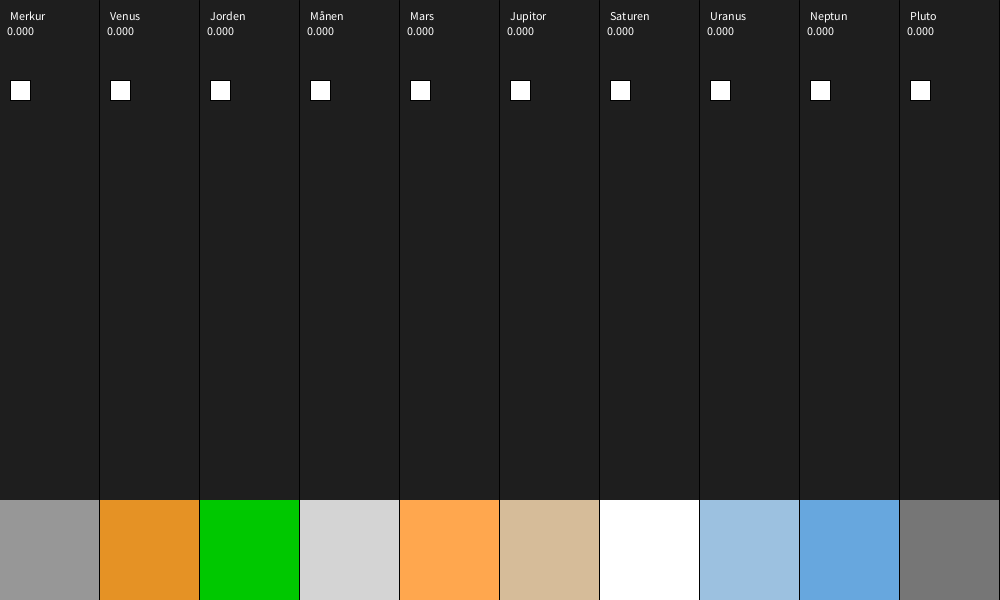
Frame 1 (no input)
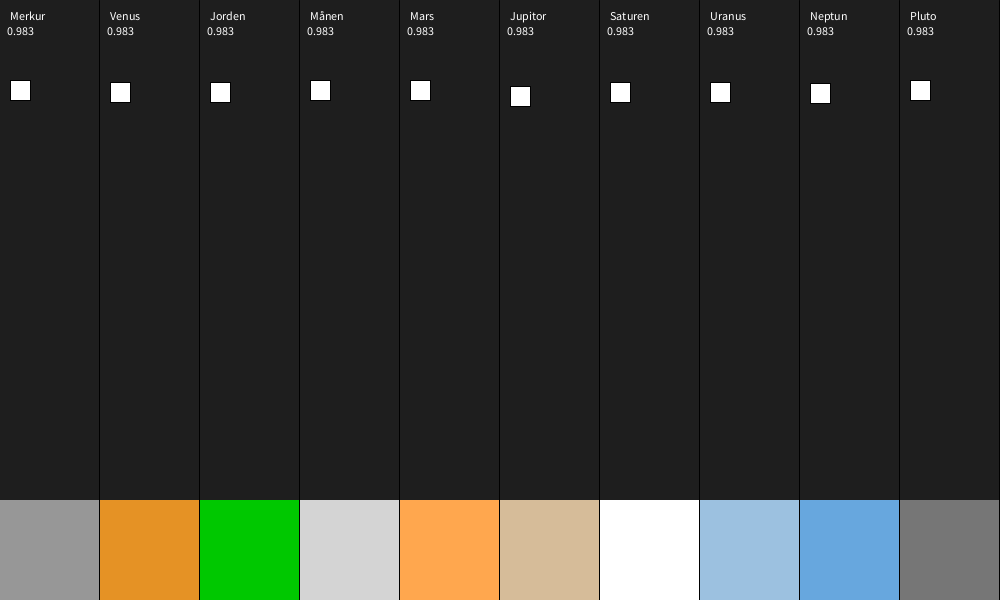
Frame 60 (the mouse pressed at the canvas centre just before this capture)
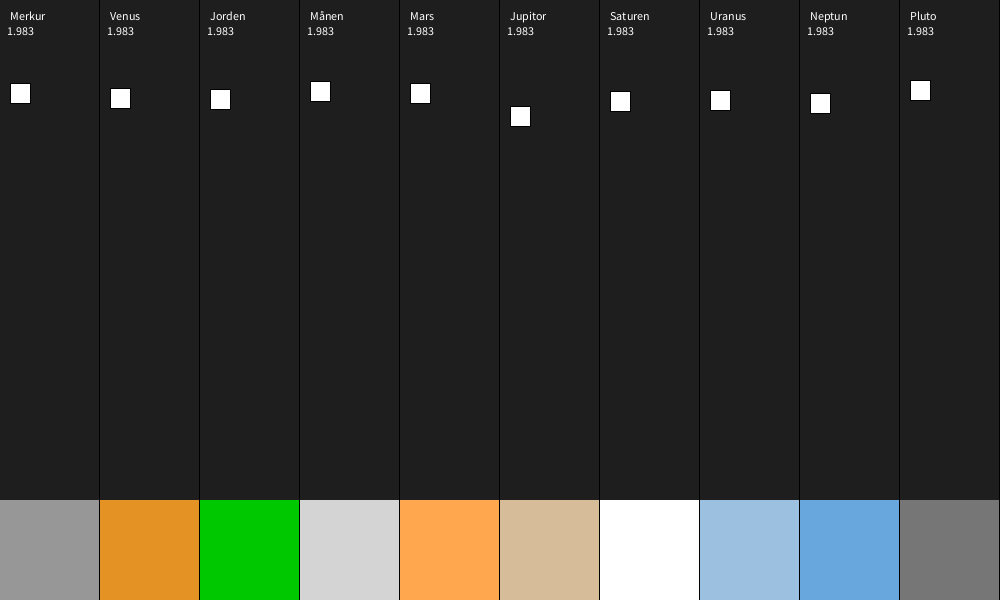
Frame 120 (the mouse held since frame 60 and released just before this capture)

The Processing sketch that drew these frames (run headless with seeded random() and noise(); from frame 60 on, the mouse is pressed at the canvas centre):

// Processing sketch: processing_122130
// ── processing_122130.pde

rumskib[] apollo = new rumskib[10];
float tid = 0;

void setup() {
  size(1000, 600);
  frameRate(60);
  apollo[0] = new rumskib(0, 3.7);
  apollo[1] = new rumskib(1, 8.83);
  apollo[2] = new rumskib(2, 9.82);
  apollo[3] = new rumskib(3, 1.624);
  apollo[4] = new rumskib(4, 3.75);
  apollo[5] = new rumskib(5, 26);
  apollo[6] = new rumskib(6, 11.2);
  apollo[7] = new rumskib(7, 10.5);
  apollo[8] = new rumskib(8, 13.3);
  apollo[9] = new rumskib(9, 0.61);
}

void draw() {
  mainbg();
  korting();
  tid += 0.01666666666666666666;
}

void korting() {
  for (int i = 0; i<10; i++) {
    apollo[i].step();
  }
}

void bg(int x, color planet, String navn) {
  pushMatrix();
  translate(x, 0);
  fill(planet);
  noStroke();
  rect(0, 500, 100, 100);
  stroke(0);
  line(99, 0, 99, 600);
  fill(255);
  text(navn, 10, 20);

  popMatrix();
}

void mainbg() {
  background(30);
  bg(0, color(151, 151, 151), "Merkur");
  bg(100, color(229, 146, 37), "Venus");
  bg(200, color(0, 200, 0), "Jorden");
  bg(300, color(212, 212, 212), "Månen");
  bg(400, color(255, 167, 78), "Mars");
  bg(500, color(214, 188, 153), "Jupitor");
  bg(600, color(255, 255, 255), "Saturen");
  bg(700, color(156, 193, 224), "Uranus");
  bg(800, color(103, 167, 222), "Neptun");
  bg(900, color(118, 118, 118), "Pluto");
}
class rumskib {
  float x, y, g, vspeed, ctid;
  boolean fardig = false;

  rumskib(float x1, float g1) {
    vspeed = 0;
    x = x1*100+20;
    y = 100;
    g = ((g1/(1/(0.5)))/60)/60;
  }

  void step() {
    if (y<500) {
      vspeed += g;
      y+=vspeed;
      ctid = tid;
    } 
    else {
      if (!fardig) {
        vspeed = 0;
        fardig = true;
      }
    }


    pushMatrix();
    translate(x, y);
    rect(-10, -20, 20, 20);


    popMatrix();
    text(ctid, x-15, 35);
  }
}
